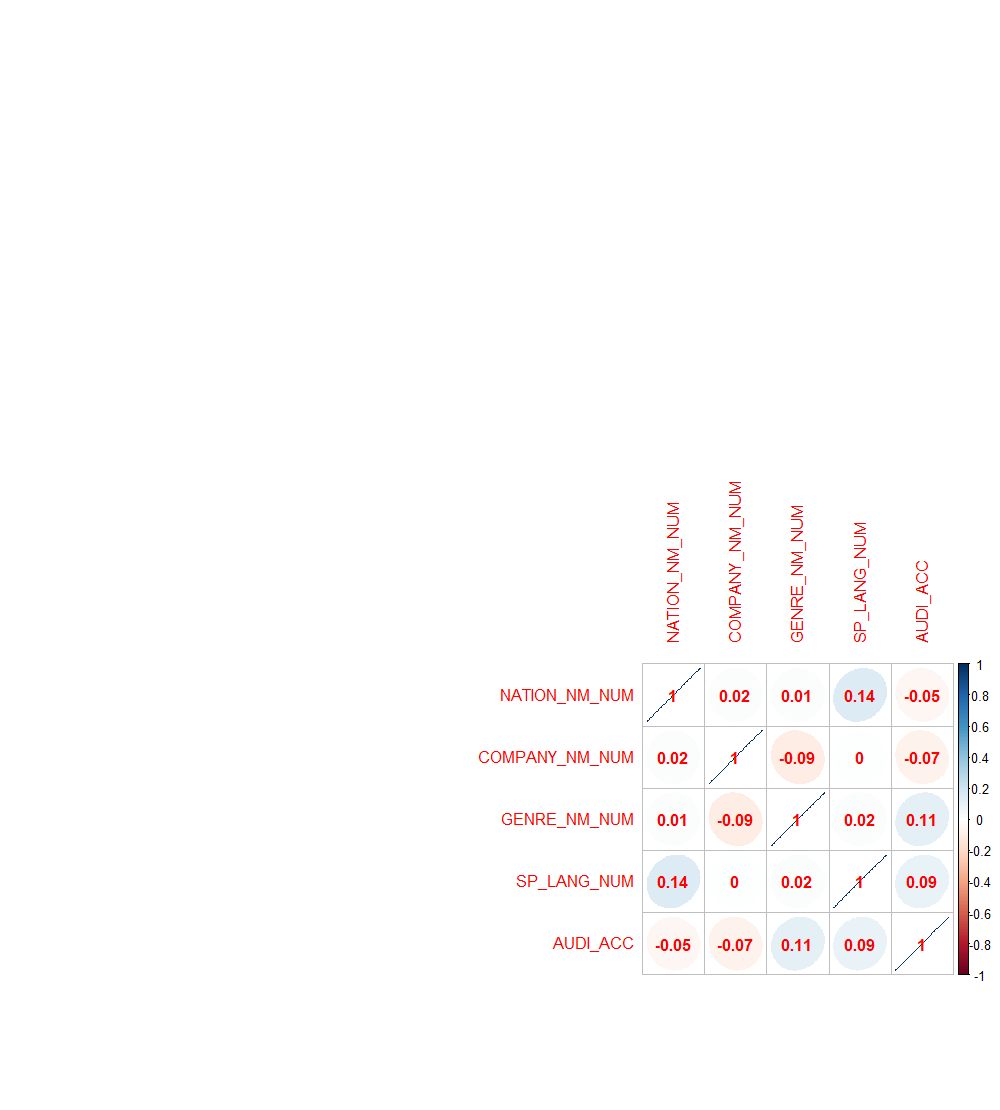

Here is the R script that generated this plot:
setwd('C:/Users/3731h/Desktop')

library(dplyr)

par(mfrow=c(1,1))

#파일 불러오기
testdata<-read.csv('movie_regression.csv',header=T)
testdata<-transform(testdata,AUDI_ACC_log=log(AUDI_ACC+1))

#
mydf<-subset(testdata,select = c(NATION_NM_NUM,COMPANY_NM_NUM,GENRE_NM_NUM,SP_LANG_NUM,AUDI_ACC))

head(mydf)

mydf<-mydf%>%filter(!is.na(NATION_NM_NUM) & !is.na(COMPANY_NM_NUM)& !is.na(GENRE_NM_NUM)& !is.na(SP_LANG_NUM)& !is.na(AUDI_ACC))

mydf

result<-cor(mydf)

#시각화
# install.packages('corrplot')
library(corrplot)

# 그래프 그려보기
corrplot(result)
corrplot(result,method='ellipse',addCoef.col='red')
